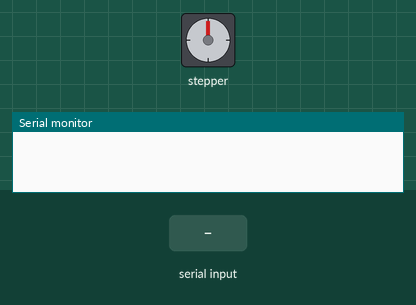
Simulated run of this sketch. Board: Arduino Uno, built with avr-gcc and run on an emulated ATmega328P. Shown: stepper motor, the last lines printed to the serial monitor. Inputs (shaded band) come from the test bench. Stepper angles assume 200 steps per turn.

Above: at 1.2 s.
1.3 s: "1" received over Serial
At 1.45 s:
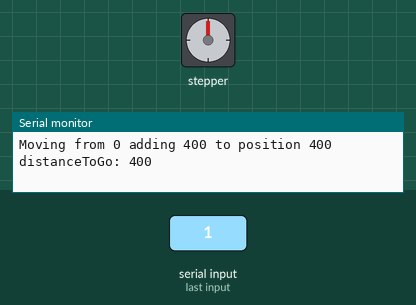
At 1.97 s:
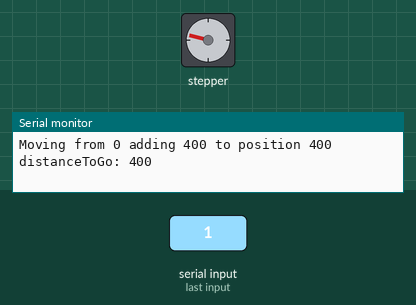
3.5 s: "2" received over Serial
At 3.65 s:
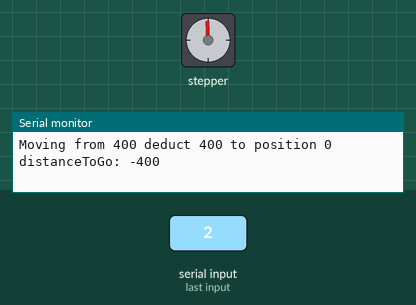
Timing chart, 0 to 6.5 s (numbered marks = the images above; inputs shaded):
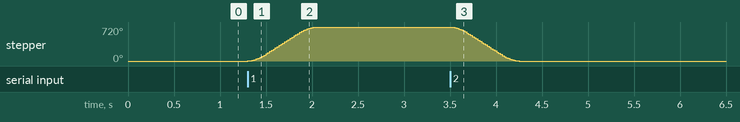

Measured:
- after the input at 1.3 s, stepper: turns 720° clockwise in 0.75 s, starting at once
- after the input at 3.5 s, stepper: turns 720° counter-clockwise in 0.75 s, starting at once

The sketch:

StepperControllerV1.ino
```cpp
#include "DoggoStepper.h"

DoggoStepper silnikA = DoggoStepper(28, 29, 30);
DoggoStepper silnikB = DoggoStepper(25, 26, 27);
DoggoStepper silnikC = DoggoStepper(22, 23, 24);
DoggoStepper silnikD = DoggoStepper(31, 32, 33);
DoggoStepper silnikE = DoggoStepper(34, 35, 36);
DoggoStepper silnikF = DoggoStepper(37, 38, 39);
DoggoStepper silnikG = DoggoStepper(40, 41, 42);
DoggoStepper silnikH = DoggoStepper(43, 44, 45);

int incomingByte = 0;

void setup() {
  silnikA.begin();
  silnikA.disable();
  silnikB.begin();
  silnikB.disable();
  silnikC.begin();
  silnikC.disable();
  silnikD.begin();
  silnikD.disable();
  silnikE.begin();
  silnikE.disable();
  silnikF.begin();
  silnikF.disable();
  silnikG.begin();
  silnikG.disable();
  silnikH.begin();
  silnikH.disable();

  silnikA.enable();
  silnikA.setMaxSpeed(800);
  silnikA.setAcceleration(4000);

  Serial.begin(115200);
}

void loop() {
   if (Serial.available() > 0) {
    incomingByte = Serial.read();

    if(incomingByte == 49){
      Serial.print("Moving from ");
      Serial.print(silnikA.position());
      Serial.print(" adding 400 to position ");
      Serial.print(silnikA.position()+400);
      Serial.print(" distanceToGo: ");

      silnikA.moveTo(silnikA.position()+400);
      Serial.println(silnikA.distanceToGo());
      silnikA.enable();
    }else if(incomingByte == 50){
      Serial.print("Moving from ");
      Serial.print(silnikA.position());
      Serial.print(" deduct 400 to position ");
      Serial.print(silnikA.position()-400);
      Serial.print(" distanceToGo: ");

      silnikA.moveTo(silnikA.position()-400);
      Serial.println(silnikA.distanceToGo());
      silnikA.enable();
    }
  }

  // Sprawdź czy silnik A jest w ruchu
  if (silnikA.distanceToGo()) {
    silnikA.run();
  } else {
    silnikA.disable(); // Wyłącz silnik A gdy osiągnie cel
  }
}
```

DoggoStepper.cpp
```cpp
#include <AccelStepper.h>
#include "DoggoStepper.h"

DoggoStepper::DoggoStepper(int enPin, int stepPin, int dirPin) {
  _enPin = enPin;
  _stepPin = stepPin;
  _dirPin = dirPin;
  _position = 0;
  _stepper = new AccelStepper(AccelStepper::DRIVER, _stepPin, _dirPin);
}

void DoggoStepper::begin() {
  pinMode(_enPin, OUTPUT);
  digitalWrite(_enPin, LOW); // Wyłącz silnik na starcie
  _state = true;
  _stepper->setMaxSpeed(1000); // Domyślna maksymalna prędkość
  _stepper->setAcceleration(4000); // Domyślne przyspieszenie
}

void DoggoStepper::setMaxSpeed(float speed) {
  _stepper->setMaxSpeed(speed);
}

void DoggoStepper::setAcceleration(float acceleration) {
  _stepper->setAcceleration(acceleration);
}

void DoggoStepper::moveTo(long position) {
  _stepper->moveTo(position);
  _isRunning = true;
  _position = position;
}

void DoggoStepper::run() {
  if (_isRunning) {
    _stepper->run();
    if (!_stepper->isRunning())
      _isRunning = false;
  }
}

bool DoggoStepper::disable() {
  _state = false;
  digitalWrite(_enPin, HIGH);
  return _state;
}

bool DoggoStepper::enable() {
  _state = true;
  digitalWrite(_enPin, LOW);
  return _state;
}

bool DoggoStepper::state() {
  return _state;
}

int DoggoStepper::position() {
  return _position;
}

bool DoggoStepper::isRunning() {
  return _isRunning;
}

long DoggoStepper::distanceToGo() {
  return _stepper->distanceToGo();
}
```

DoggoStepper.h
```cpp
#ifndef DoggoStepper_h
#define DoggoStepper_h

#include <Arduino.h>
#include <AccelStepper.h>

class DoggoStepper {
  public:
    DoggoStepper(int stepPin, int dirPin, int enPin);
    void begin();
    void setMaxSpeed(float speed);
    void setAcceleration(float acceleration);
    void moveTo(long position);
    void run();
    bool disable();
    bool enable();
    bool state();
    int position();
    bool isRunning();
    long distanceToGo();

  private:
    int _stepPin;
    int _dirPin;
    int _enPin;
    int _position;
    bool _state;
    AccelStepper* _stepper;
    bool _isRunning = false;
};

#endif
```
